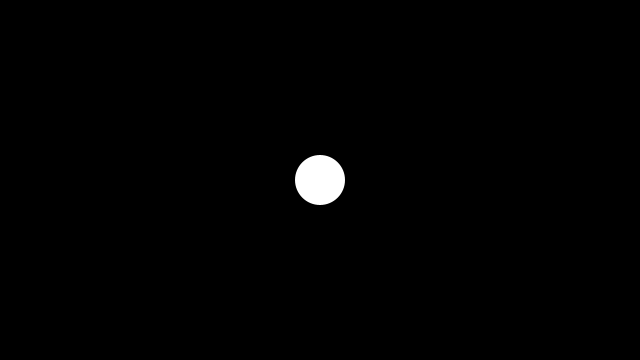
Frame 1 (no input)
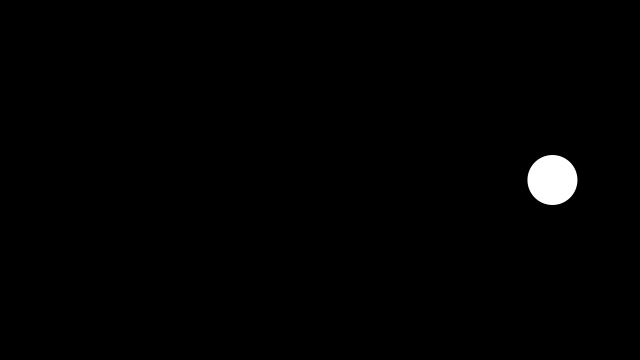
Frame 60 (the mouse pressed at the canvas centre just before this capture)
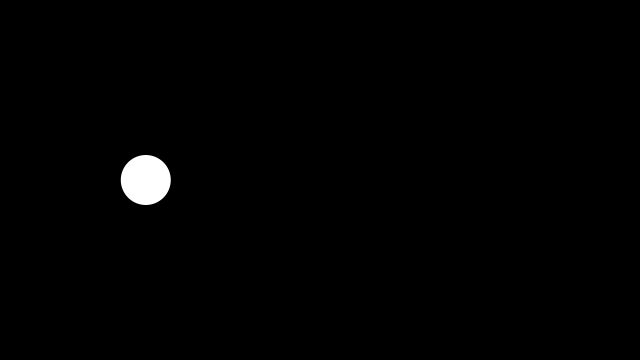
Frame 120 (the mouse held since frame 60 and released just before this capture)

The Processing sketch that drew these frames (run headless with seeded random() and noise(); from frame 60 on, the mouse is pressed at the canvas centre):

// Processing sketch: conditional_stp_1
// ── conditional_stp_1.pde
float x, y;
float speedX, speedY;
float rad = 25;

void setup() {
  size(640, 360);
  noStroke();
  x = width * 0.5;
  y = height * 0.5;
  speedX = random(2, 5);
  speedY = 0;
}

void draw() {
  background(0);

  fill(255);
  circle(x, y, rad * 2);

  x += speedX;
  y += speedY;

  if(x > width) {
    x = 0;
  }
}
